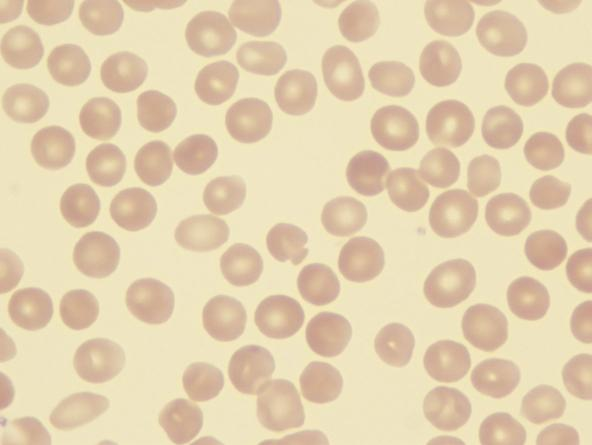
#> input picture ex5/cells.jpg, 592 x 445 px
$ python cells.py --input cells.jpg   (Python 2 division)
#> lines starting #> are read from the running program, lines starting #| are printed output that depends on the picture; after the words box and inside, x2 and y2 are one past the last pixel; in counts of white or black regions, pixels touching at a corner belong together
#! /usr/bin/env python
# Ex5: Morfologia Matematica
# Marcela Ribeiro de Oliveira
# GRR20157372

import cv2
import argparse
import numpy as np

def read_args():
	parser = argparse.ArgumentParser(description='Os parametros sao:')
	parser.add_argument('-i', '--input', type=str, required=True, help='nome da imagem de entrada')
	return parser.parse_args()

def cell_contour_mean(c):
	med = 0
	for i in c:
		med +=len(i)
	med /= len(contours)
	return med

def cell_contour_median(c):
	med = []
	for i in c:
		med.append(len(i))
	return np.median(med)

def count_and_draw_cells(img, c, med):
		cont = 0
		for i in c:
			cv2.drawContours(img, [i], -1, (255, 0, 0), 2)
			l = len(i)
			if l > med:
				cont += int(round(l/med)) #se for maior que o contorno medio incrementa o contador na proporcao que e maior
			else:
				cont += 1
		print "Numero de celulas detectadas: " + str(cont)
		return img


if __name__ == "__main__":
	args = read_args()
	img = cv2.imread(args.input, 0)
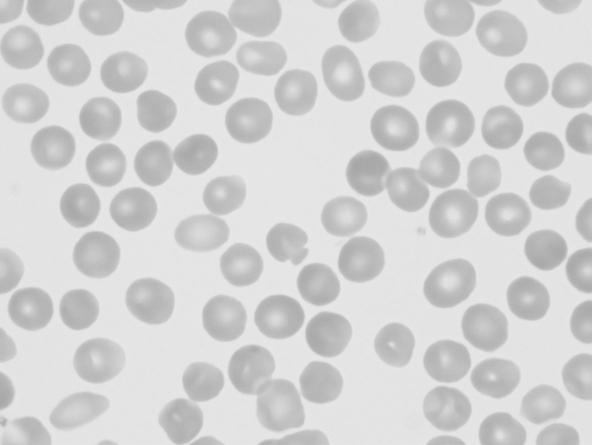
#> img: shape (445, 592); min 165, max 236, mean 210.9
	img_out = cv2.imread(args.input)
#> img_out is the input picture: shape (445, 592, 3); mean B, G, R 176.4, 209.1, 227.7

	ret, th2 = cv2.threshold(img, 220, 255, cv2.THRESH_BINARY_INV); #binariza
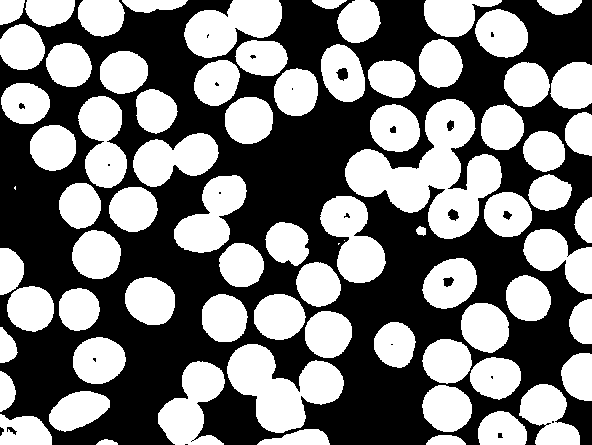
#> th2: shape (445, 592); 47.9% white; 76 white regions (3 under 20 px), largest, box (x1, y1, x2, y2) and area: (345, 99, 502, 239) 9773, (227, 344, 344, 433) 5600, (184, 0, 282, 58) 3653

	h, w = th2.shape[:2]
#> h = 445; w = 592
	kernel = np.zeros((h+2, w+2), np.uint8)
	img_f = th2.copy();

	cv2.floodFill(img_f, kernel, (220,5), 255); #flood fill
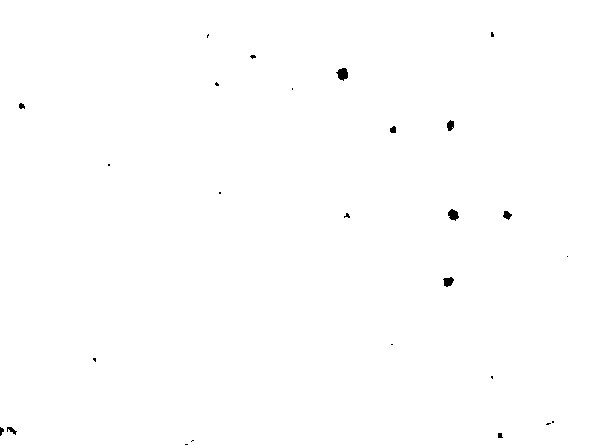
#> img_f: shape (445, 592); 99.8% white; 26 black regions (16 under 20 px), largest, box (x1, y1, x2, y2) and area: (336, 68, 348, 81) 106, (448, 209, 459, 221) 88, (443, 277, 454, 287) 75
	img_fi = cv2.bitwise_not(img_f) #inverte pretos e brancos
	img_back = th2 | img_fi #subtrai a imagem binarizada da invertida pra separar o fundo
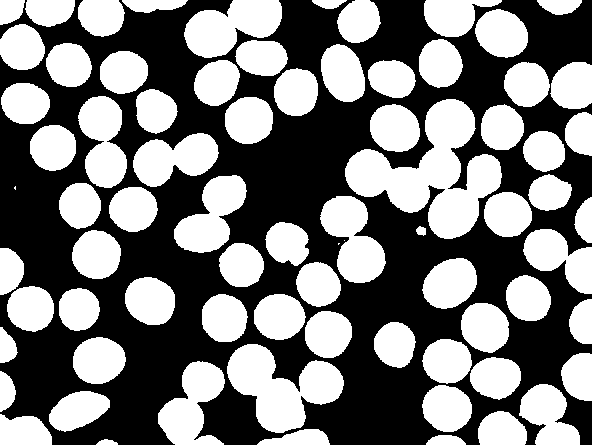
#> img_back: shape (445, 592); 48.2% white; 76 white regions (3 under 20 px), largest, box (x1, y1, x2, y2) and area: (345, 99, 502, 239) 9919, (227, 344, 344, 433) 5600, (184, 0, 282, 58) 3658

	#aplica fechamento pra fechar os nucleos das celulas
	img_c = cv2.morphologyEx(img_back, cv2.MORPH_CLOSE, cv2.getStructuringElement( cv2.MORPH_ELLIPSE, (3,3)))
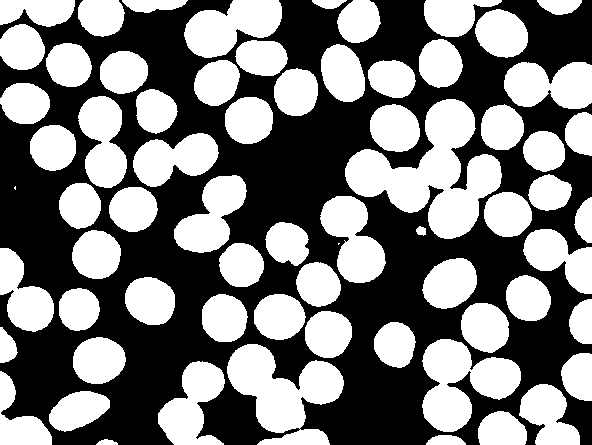
#> img_c: shape (445, 592); 48.3% white; 68 white regions (2 under 20 px), largest, box (x1, y1, x2, y2) and area: (345, 99, 502, 239) 9939, (227, 344, 344, 445) 6382, (422, 339, 521, 432) 5237
	kernel1 = cv2.getStructuringElement(cv2.MORPH_CROSS, (3, 3))
	img_e = cv2.erode(img_c, kernel1, iterations=5) #erosao pra separar celular grudadas
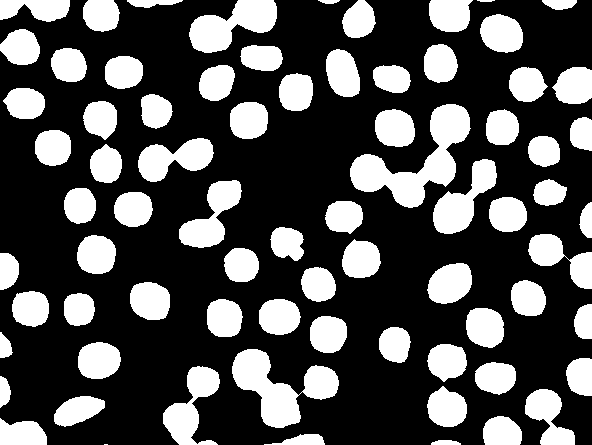
#> img_e: shape (445, 592); 31.3% white; 75 white regions (1 under 20 px)

	#encontra os contornos da imagem
	contours, hierarchy = cv2.findContours(img_e,cv2.RETR_TREE,cv2.CHAIN_APPROX_SIMPLE)
#> contours = 75 contours, 2 with area under 20; largest, box (x1, y1, x2, y2) and area: (350, 104, 471, 208) 4440, (232, 349, 339, 428) 3654, (189, 0, 277, 53) 2506, (433, 159, 497, 234) 2052, (163, 366, 220, 445) 1992
	#med = cell_contour_mean(contours) #acha o tamanho medio dos contornos
	median = cell_contour_median(contours) #acha a mediana do tamanhos dos contornos
#> the loop in cell_contour_median, `for i in c:` made 75 passes
#> i on pass 1: [[104, 444], [107, 444]]
#> after the loop in cell_contour_median, `for i in c:`: med = 75 values, max 181 at index 49, min 2 at index 0, mean 52.32
#> median = 51
	final = count_and_draw_cells(img_out, contours, median)
#> the loop in count_and_draw_cells, `for i in c:` made 75 passes
#> (i, l, cont) on pass 1: ([[104, 444], [107, 444]], 2, 1)
#> (l, cont) on passes 2 to 7: (15, 2), (27, 3), (28, 4), (31, 5), (61, 6), (66, 7)
#> after the loop in count_and_draw_cells, `for i in c:`:
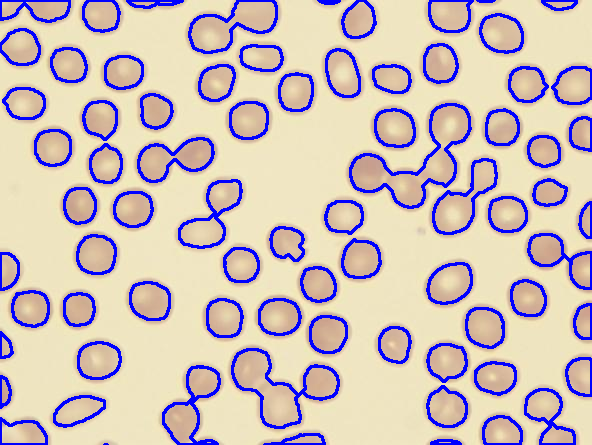
#> img: shape (445, 592, 3); mean B, G, R 187.9, 187.5, 202.7
#> after the loop in count_and_draw_cells, `for i in c:`: cont = 85
#| Numero de celulas detectadas: 85
	cv2.imshow("final", final)
	#cv2.imshow("th2", th2)
	#cv2.imshow("imgf", img_f)
	#cv2.imshow("img_fi", img_fi)
	cv2.waitKey(0)
	cv2.imwrite("cells_detected.jpg", final)
